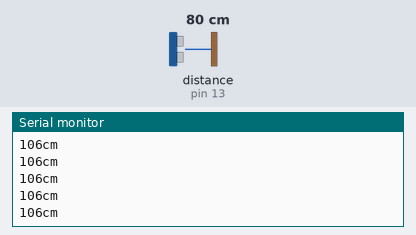
The sketch below on a simulated Arduino Uno, built with avr-gcc and run on an emulated ATmega328P. Shown: the last lines printed to the serial monitor. Wiring (inferred from the names in the program): ultrasonic range finder: trigger pin 9; echo pin 13. Inputs (shaded band) come from the test bench; at power-on: distance to the obstacle (sensor on pin 13) 80 cm. The echo pulse lasts 58.3 µs per cm; the audio player accepts every command and is not drawn.

Above: at 1.7 s.
1.8 s: distance to the obstacle (sensor on pin 13) set to 2 cm
At 1.88 s:
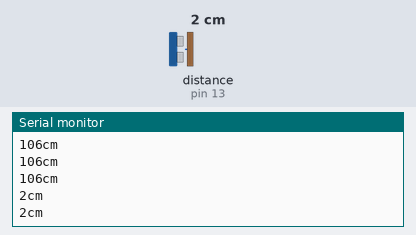
3.3 s: distance to the obstacle (sensor on pin 13) set to 35 cm
At 4.3 s:
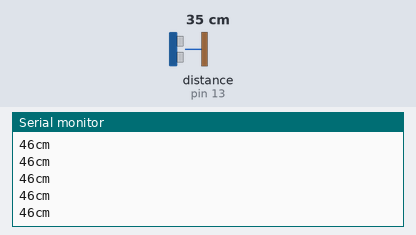
Timing chart, 0 to 6.3 s (numbered marks = the images above; inputs shaded):
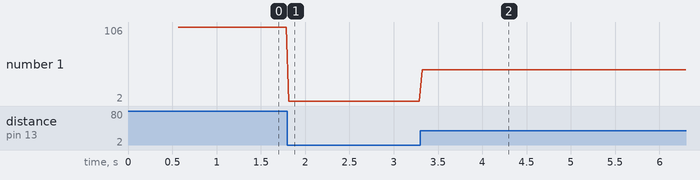

The sketch:

ultrasonic_woof.ino
```cpp
#include "SoftwareSerial.h"
#include "DFRobotDFPlayerMini.h"
int trig = 9;
int echo = 13;


SoftwareSerial mySoftwareSerial(10, 11);
DFRobotDFPlayerMini myDFPlayer;

void setup ()
{
  Serial.begin (9600);

  pinMode(trig, OUTPUT);
  pinMode(echo, INPUT);

  Serial.println("Setting up software serial");
  mySoftwareSerial.begin(9600);

  Serial.println("check dfplayer");
  if (!myDFPlayer.begin(mySoftwareSerial))   //Use softwareSerial to communicate with mp3.
  {
    Serial.println(F("DFPlayer error."));
    while (true);
  }
  Serial.println("Setting up software serial —- done");

  //—-mp3 play—-
  Serial.println("Setup mp3 player settings");
  myDFPlayer.volume(40);
  myDFPlayer.setTimeOut(200);
}


//
void loop ()
{
  // If you re-trigger the sonar too soon you might receive echoes from the previous trigger
  delay(30);

  // Send a sonar ping
  digitalWrite(trig, HIGH);
  delayMicroseconds(10);
  digitalWrite(trig, LOW);

  // Measure the echo pulse which represents the echo time.  0 = no echo
  unsigned long  duration = pulseIn(echo, HIGH, 30000UL);
  int distance = (duration / 2) / 21.9;
  Serial.print(distance);
  Serial.println("cm");

  //something in range
  bool isInRange = distance != 0 && distance < 30;

  static bool wasInRange = false;  // 'static' sticks around, like a global

  if (isInRange != wasInRange)
  {
    // The state has changed
    wasInRange = isInRange;

    if (isInRange)
    {
      //entered range start playing
      myDFPlayer.play(0001); // WARNING: 0001 == 1 but 0010 == 8 because the leadin 0 means OCTAL.
    }
    else
    {
      // Just left range
      myDFPlayer.pause();
      Serial.println("pause");
    }
  }
}
```

Measured:
- after the input at 1.8 s, the serial monitor: prints a new line at once (image 1)
- after the input at 3.3 s, the serial monitor: prints a new line at once (image 2)
- plotted number 1: 106 → 2 after the input at 1.8 s, 2 → 46 after the input at 3.3 s
